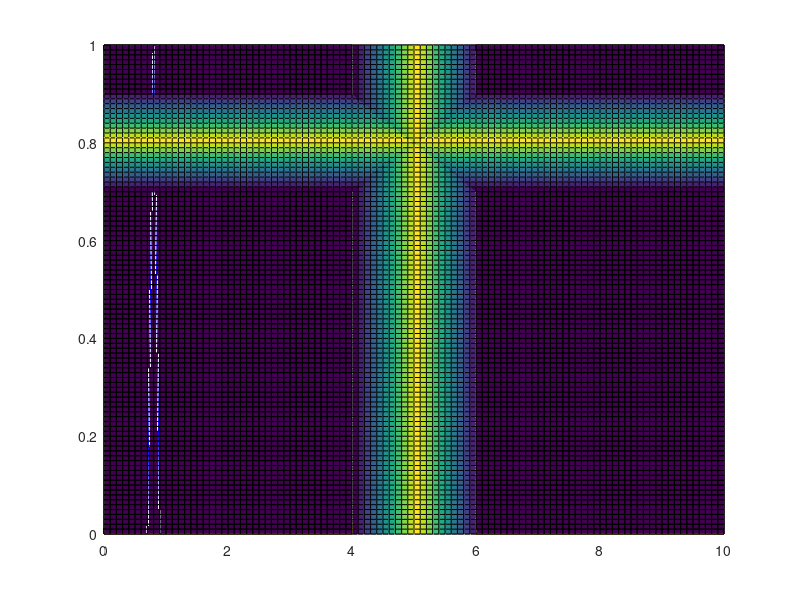
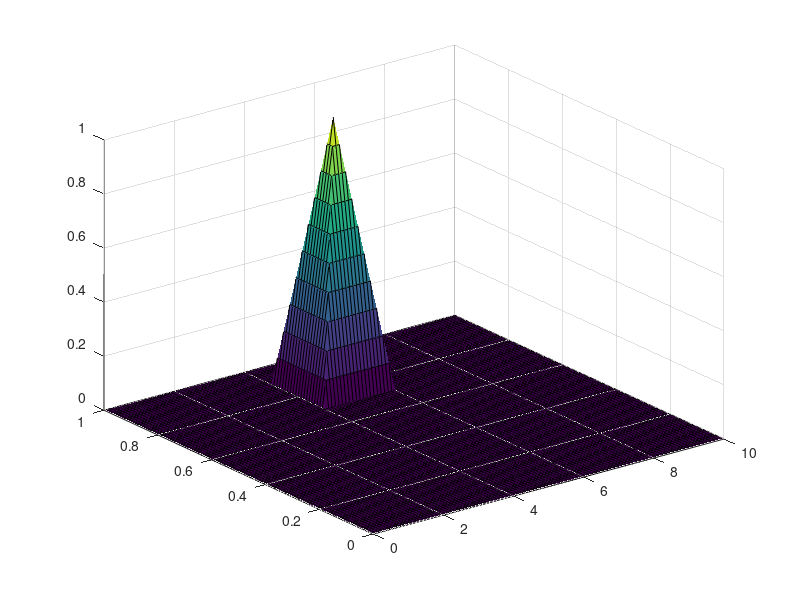
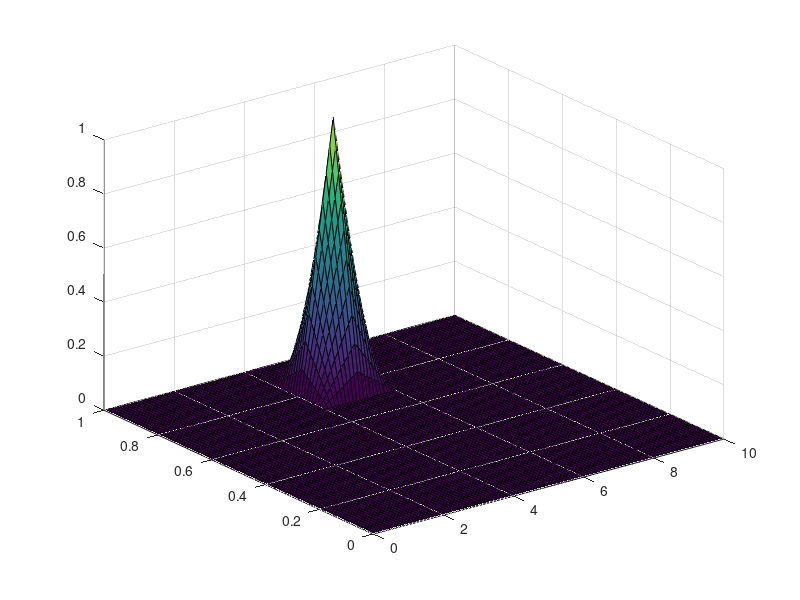
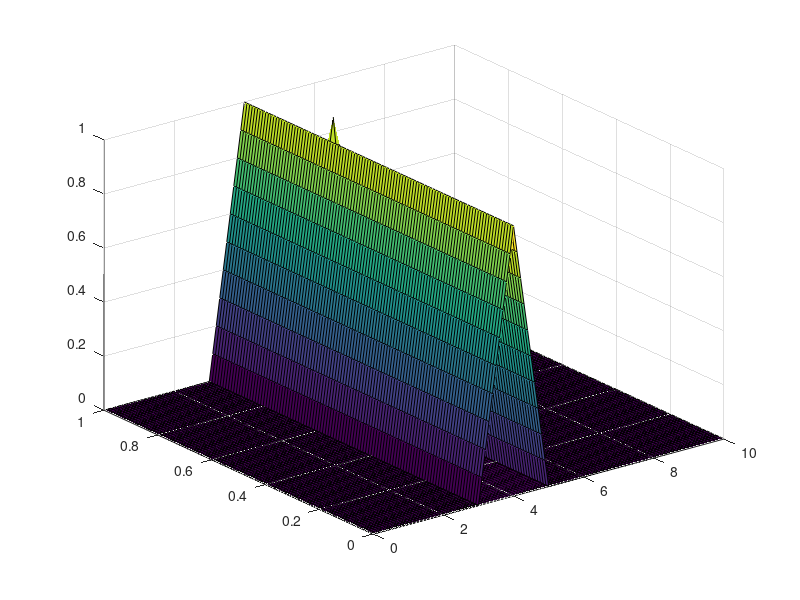

MATLAB code to generate these figures, in order:
%% Inferencias difusas
%% Jeison Ivan Roa - 2017
clc
clear all;
close all;
PRE = (0:1/10:10); %Universos
PRO = [0: 1/100:1]';
A = trimf (PRE, [4 5 6]); %Conjuntos en los universos
B = trimf (PRO, [0.7 0.8 0.9]);
figure;
plot (PRO, B, 'b');
hold on
plot (PRE, A, 'y');
N = length(PRE);
M = length(PRO);
u = repmat(A,M,1); %Expande a R3
v = repmat(B,1,N); 
%sizeU = length (u)
%sizeV = length (v)
surf(PRE,PRO,u);
surf(PRE,PRO,v);
R = min(u,v); %Se calcula la regla local Interseccion
figure;
surf (PRE,PRO,R);
R2 = u.*v;
figure
surf (PRE,PRO,R2)
%%%%%%%%%%%%%%%%%%%%%%%%%%%%%%%%%%%%%%%%
P =4; %Medida de presión
a = trimf(PRE,[P-1 P P+1]); %% Nuevo conjunto difuso de presion
EE = repmat(a,N,1); %% Extensión cilindrica
figure
surf (PRE,PRO,R);
hold on
surf (PRE,PRO,EE);
% intersección
W = min (R,EE);
figure
surf (PRE,PRO,W); %sobrevive de la regla ante la evidencia
% %Calcular proyeccion
C = max (W,[],2); %calcula el máximo de las columnas
figure
plot (PRO,C); %
%%%%Reglas no locales
r = max(1-u,v);
figure
surf (PRO,PRE,r)

